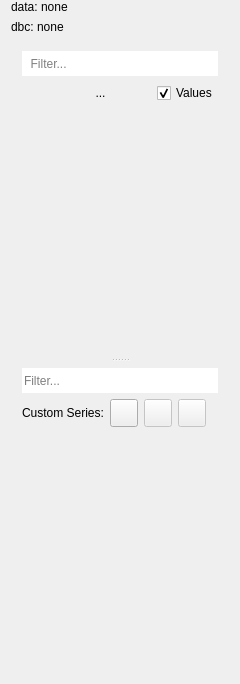
<?xml version="1.0" encoding="UTF-8"?>
<ui version="4.0">
 <class>CurveListPanel</class>
 <widget class="QWidget" name="CurveListPanel">
  <property name="geometry">
   <rect>
    <x>0</x>
    <y>0</y>
    <width>240</width>
    <height>684</height>
   </rect>
  </property>
  <property name="minimumSize">
   <size>
    <width>240</width>
    <height>0</height>
   </size>
  </property>
  <property name="maximumSize">
   <size>
    <width>600</width>
    <height>16777215</height>
   </size>
  </property>
  <property name="baseSize">
   <size>
    <width>280</width>
    <height>0</height>
   </size>
  </property>
  <property name="windowTitle">
   <string/>
  </property>
  <layout class="QVBoxLayout" name="verticalLayout_2">
   <property name="leftMargin">
    <number>0</number>
   </property>
   <property name="topMargin">
    <number>0</number>
   </property>
   <property name="rightMargin">
    <number>0</number>
   </property>
   <property name="bottomMargin">
    <number>0</number>
   </property>
   <item>
    <widget class="QWidget" name="widget" native="true">
     <layout class="QVBoxLayout" name="verticalLayout">
     <property name="topMargin">
      <number>0</number>
     </property>
     <item>
      <widget class="QLabel" name="labelDataFileSummary">
       <property name="text">
        <string>data: none</string>
       </property>
      </widget>
     </item>
     <item>
      <widget class="QLabel" name="labelDbcSummary">
       <property name="text">
        <string>dbc: none</string>
       </property>
      </widget>
     </item>
     <item>
       <widget class="QSplitter" name="splitter">
        <property name="orientation">
         <enum>Qt::Vertical</enum>
        </property>
        <widget class="QWidget" name="layoutWidget">
         <layout class="QVBoxLayout" name="verticalLayoutTop" stretch="0,0,1">
          <property name="bottomMargin">
           <number>6</number>
          </property>
          <item>
           <widget class="LineEdit" name="lineEditFilter">
            <property name="minimumSize">
             <size>
              <width>0</width>
              <height>25</height>
             </size>
            </property>
            <property name="maximumSize">
             <size>
              <width>16777215</width>
              <height>16777215</height>
             </size>
            </property>
            <property name="focusPolicy">
             <enum>Qt::ClickFocus</enum>
            </property>
            <property name="toolTip">
             <string>&lt;html&gt;&lt;head/&gt;&lt;body&gt;&lt;p&gt;&lt;span style=&quot; font-weight:600;&quot;&gt;Search box.&lt;/span&gt;&lt;/p&gt;&lt;p&gt;Display only series that contain these strings.&lt;/p&gt;&lt;p&gt;&lt;span style=&quot; font-weight:600;&quot;&gt;Example&lt;/span&gt;:&lt;/p&gt;&lt;p&gt;Filter: &amp;quot;&lt;span style=&quot; font-weight:600;&quot;&gt;mot pos&lt;/span&gt;&amp;quot;&lt;br/&gt;matching with: &amp;quot;/&lt;span style=&quot; font-weight:600;&quot;&gt;mot&lt;/span&gt;or/&lt;span style=&quot; font-weight:600;&quot;&gt;pos&lt;/span&gt;ition&amp;quot;&lt;/p&gt;&lt;/body&gt;&lt;/html&gt;</string>
            </property>
            <property name="styleSheet">
             <string notr="true"/>
            </property>
            <property name="inputMask">
             <string notr="true" extracomment="Search"/>
            </property>
            <property name="frame">
             <bool>false</bool>
            </property>
            <property name="placeholderText">
             <string>  Filter...</string>
            </property>
            <property name="clearButtonEnabled">
             <bool>true</bool>
            </property>
           </widget>
          </item>
          <item>
           <layout class="QHBoxLayout" name="horizontalLayout_3" stretch="0,1,0">
            <property name="topMargin">
             <number>0</number>
            </property>
            <property name="bottomMargin">
             <number>8</number>
            </property>
            <item>
             <widget class="QPushButton" name="pushButtonTrash">
              <property name="minimumSize">
               <size>
                <width>22</width>
                <height>22</height>
               </size>
              </property>
              <property name="maximumSize">
               <size>
                <width>22</width>
                <height>22</height>
               </size>
              </property>
              <property name="toolTip">
               <string>&lt;html&gt;&lt;head/&gt;&lt;body&gt;&lt;p&gt;Remove all the time series or just the data point.&lt;/p&gt;&lt;/body&gt;&lt;/html&gt;</string>
              </property>
              <property name="text">
               <string/>
              </property>
              <property name="iconSize">
               <size>
                <width>18</width>
                <height>18</height>
               </size>
              </property>
              <property name="flat">
               <bool>true</bool>
              </property>
             </widget>
            </item>
            <item>
             <widget class="QLabel" name="labelNumberDisplayed">
              <property name="text">
               <string>...</string>
              </property>
              <property name="alignment">
               <set>Qt::AlignCenter</set>
              </property>
             </widget>
            </item>
            <item>
             <widget class="QCheckBox" name="checkBoxShowValues">
              <property name="focusPolicy">
               <enum>Qt::NoFocus</enum>
              </property>
              <property name="toolTip">
               <string>&lt;html&gt;&lt;head/&gt;&lt;body&gt;&lt;p&gt;Show/Hide the second column with the current value of the time series.&lt;/p&gt;&lt;/body&gt;&lt;/html&gt;</string>
              </property>
              <property name="whatsThis">
               <string>&lt;html&gt;&lt;head/&gt;&lt;body&gt;&lt;p&gt;&lt;br/&gt;&lt;/p&gt;&lt;/body&gt;&lt;/html&gt;</string>
              </property>
              <property name="text">
               <string>Values</string>
              </property>
              <property name="checked">
               <bool>true</bool>
              </property>
             </widget>
            </item>
           </layout>
          </item>
          <item>
           <widget class="QWidget" name="listPlaceholder1" native="true"/>
          </item>
         </layout>
        </widget>
        <widget class="QWidget" name="layoutWidget1">
         <layout class="QVBoxLayout" name="verticalLayoutBottom" stretch="0,0,1">
          <property name="topMargin">
           <number>6</number>
          </property>
          <item>
           <widget class="LineEdit" name="lineEditCustomFilter">
            <property name="minimumSize">
             <size>
              <width>0</width>
              <height>25</height>
             </size>
            </property>
            <property name="toolTip">
             <string>&lt;html&gt;&lt;head/&gt;&lt;body&gt;&lt;p&gt;Search box to Custom Series&lt;/p&gt;&lt;/body&gt;&lt;/html&gt;</string>
            </property>
            <property name="inputMask">
             <string notr="true"/>
            </property>
            <property name="frame">
             <bool>false</bool>
            </property>
            <property name="placeholderText">
             <string>Filter...</string>
            </property>
            <property name="clearButtonEnabled">
             <bool>true</bool>
            </property>
           </widget>
          </item>
          <item>
           <layout class="QHBoxLayout" name="horizontalLayout_2" stretch="0,0,0,1,0">
            <property name="leftMargin">
             <number>0</number>
            </property>
            <item>
             <widget class="QLabel" name="label">
              <property name="text">
               <string>Custom Series:</string>
              </property>
             </widget>
            </item>
            <item>
             <widget class="QPushButton" name="buttonAddCustom">
              <property name="sizePolicy">
               <sizepolicy hsizetype="Preferred" vsizetype="Fixed">
                <horstretch>0</horstretch>
                <verstretch>0</verstretch>
               </sizepolicy>
              </property>
              <property name="minimumSize">
               <size>
                <width>28</width>
                <height>28</height>
               </size>
              </property>
              <property name="maximumSize">
               <size>
                <width>28</width>
                <height>28</height>
               </size>
              </property>
              <property name="focusPolicy">
               <enum>Qt::NoFocus</enum>
              </property>
              <property name="toolTip">
               <string>&lt;html&gt;&lt;head/&gt;&lt;body&gt;&lt;p&gt;Create a new timeseries&lt;/p&gt;&lt;/body&gt;&lt;/html&gt;</string>
              </property>
              <property name="text">
               <string/>
              </property>
              <property name="iconSize">
               <size>
                <width>20</width>
                <height>20</height>
               </size>
              </property>
              <property name="flat">
               <bool>false</bool>
              </property>
             </widget>
            </item>
            <item>
             <widget class="QPushButton" name="buttonEditCustom">
              <property name="enabled">
               <bool>false</bool>
              </property>
              <property name="sizePolicy">
               <sizepolicy hsizetype="Preferred" vsizetype="Fixed">
                <horstretch>0</horstretch>
                <verstretch>0</verstretch>
               </sizepolicy>
              </property>
              <property name="minimumSize">
               <size>
                <width>28</width>
                <height>28</height>
               </size>
              </property>
              <property name="maximumSize">
               <size>
                <width>28</width>
                <height>28</height>
               </size>
              </property>
              <property name="focusPolicy">
               <enum>Qt::NoFocus</enum>
              </property>
              <property name="toolTip">
               <string>&lt;html&gt;&lt;head/&gt;&lt;body&gt;&lt;p&gt;Modify the selected timeseries&lt;/p&gt;&lt;/body&gt;&lt;/html&gt;</string>
              </property>
              <property name="text">
               <string/>
              </property>
              <property name="iconSize">
               <size>
                <width>18</width>
                <height>18</height>
               </size>
              </property>
              <property name="flat">
               <bool>false</bool>
              </property>
             </widget>
            </item>
            <item>
             <widget class="QPushButton" name="buttonDeleteCustom">
              <property name="enabled">
               <bool>false</bool>
              </property>
              <property name="sizePolicy">
               <sizepolicy hsizetype="Preferred" vsizetype="Fixed">
                <horstretch>0</horstretch>
                <verstretch>0</verstretch>
               </sizepolicy>
              </property>
              <property name="minimumSize">
               <size>
                <width>28</width>
                <height>28</height>
               </size>
              </property>
              <property name="maximumSize">
               <size>
                <width>28</width>
                <height>28</height>
               </size>
              </property>
              <property name="focusPolicy">
               <enum>Qt::NoFocus</enum>
              </property>
              <property name="toolTip">
               <string>&lt;html&gt;&lt;head/&gt;&lt;body&gt;&lt;p&gt;Delete the selected timeseries&lt;/p&gt;&lt;/body&gt;&lt;/html&gt;</string>
              </property>
              <property name="text">
               <string/>
              </property>
              <property name="iconSize">
               <size>
                <width>18</width>
                <height>18</height>
               </size>
              </property>
              <property name="flat">
               <bool>false</bool>
              </property>
             </widget>
            </item>
            <item>
             <spacer name="horizontalSpacer">
              <property name="orientation">
               <enum>Qt::Horizontal</enum>
              </property>
              <property name="sizeHint" stdset="0">
               <size>
                <width>40</width>
                <height>20</height>
               </size>
              </property>
             </spacer>
            </item>
           </layout>
          </item>
          <item>
           <widget class="QWidget" name="listPlaceholder2" native="true"/>
          </item>
         </layout>
        </widget>
       </widget>
      </item>
     </layout>
    </widget>
   </item>
  </layout>
 </widget>
 <customwidgets>
  <customwidget>
   <class>LineEdit</class>
   <extends>QLineEdit</extends>
   <header>PlotJuggler/line_edit.h</header>
  </customwidget>
 </customwidgets>
 <layoutdefault spacing="6" margin="11"/>
 <resources/>
 <connections/>
</ui>
